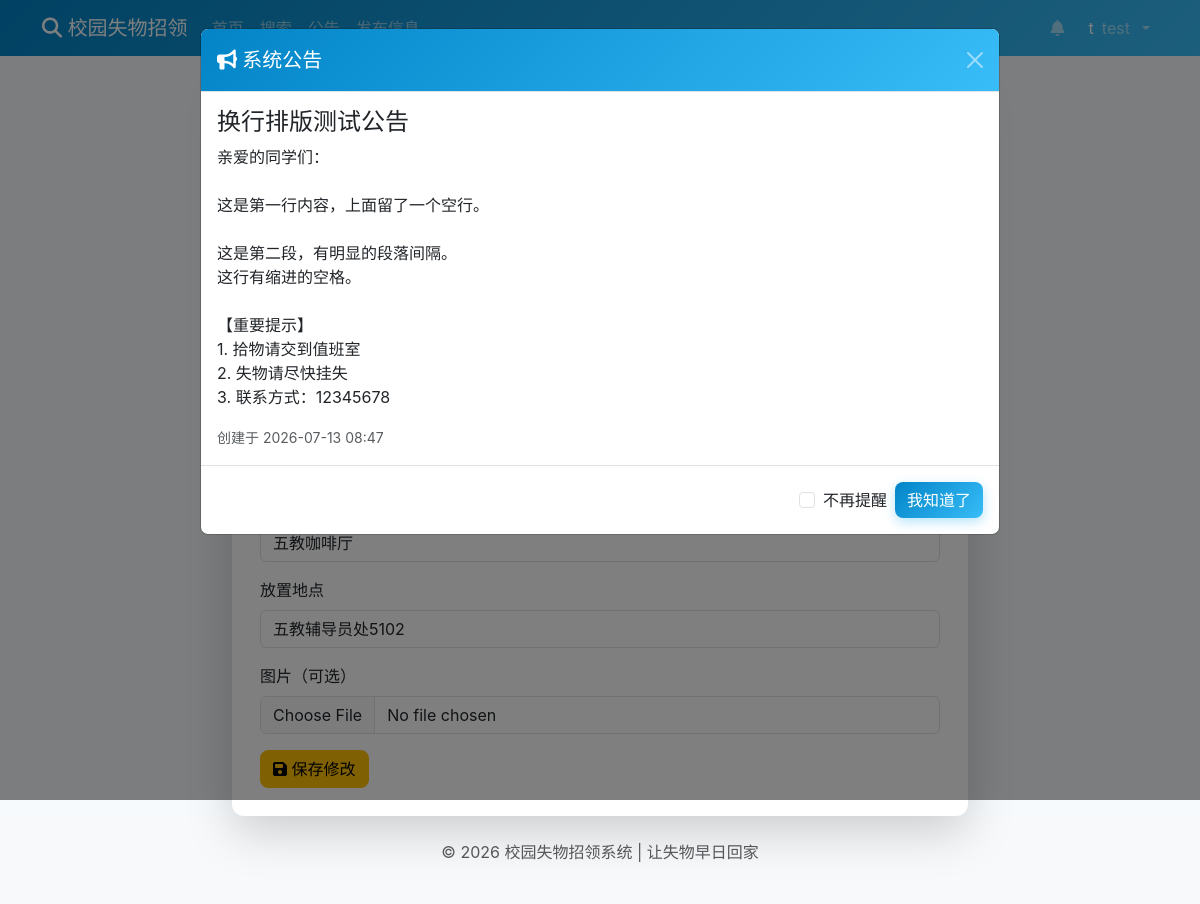
/post/16/edit (signed in), run on an earlier commit of the app's database.
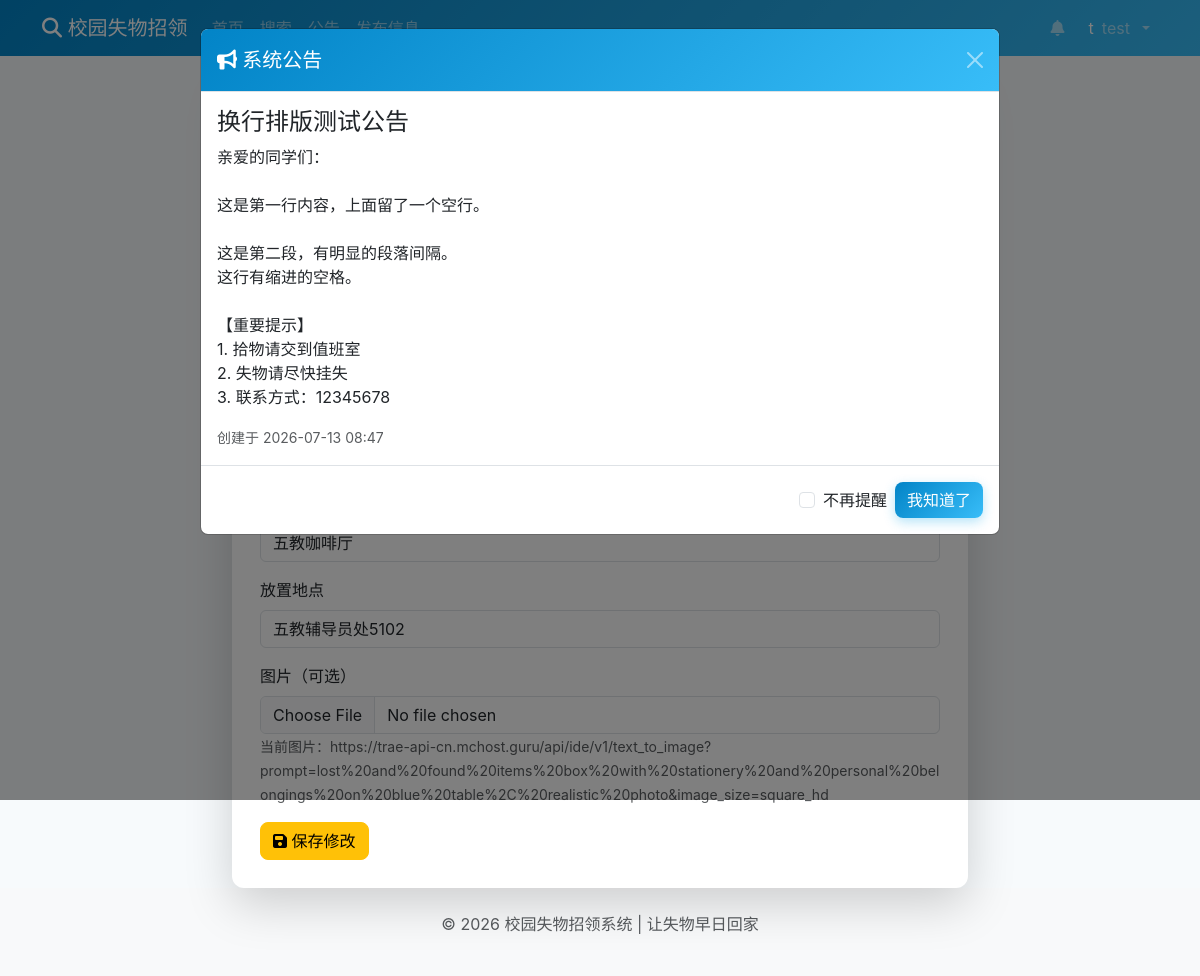
And on a later commit of the database.
### models.py (models this page shows, shortened)
class User(UserMixin, db.Model):
    id = db.Column(db.Integer, primary_key=True)
    username = db.Column(db.String(80), unique=True, nullable=False)
    password_hash = db.Column(db.String(120), nullable=False)
    role = db.Column(db.String(20), default='user')
    created_at = db.Column(db.DateTime, default=datetime.now)

class Post(db.Model):
    id = db.Column(db.Integer, primary_key=True)
    title = db.Column(db.String(100), nullable=False)
    description = db.Column(db.Text, nullable=False)
    pickup_time = db.Column(db.String(50), nullable=False)
    location = db.Column(db.String(100), nullable=False)
    place_location = db.Column(db.String(100), nullable=False)
    image = db.Column(db.String(200))
    author_id = db.Column(db.Integer, db.ForeignKey('user.id', ondelete='CASCADE'), nullable=False)
    post_type = db.Column(db.String(10), default='found')
    status = db.Column(db.String(20), default='pending')
    created_at = db.Column(db.DateTime, default=datetime.now)
    view_count = db.Column(db.Integer, default=0)
    author = db.relationship('User', backref=db.backref('posts', lazy=True))

### routes/post.py (the view, shortened to what this page needs)
@post_bp.route('/post/<int:post_id>/edit', methods=['GET', 'POST'])
@login_required
def edit_post(post_id):
    post = Post.query.get_or_404(post_id)
    if post.author_id != current_user.id:
        flash('无权编辑此信息', 'danger')
        return redirect(url_for('post.post_detail', post_id=post_id))
    return render_template('edit_post.html', post=post)

### config.py (called while the page is built)
def init_login_manager(app):
    login_manager = LoginManager(app)
    login_manager.login_view = 'auth.login'
    @login_manager.user_loader
    def load_user(user_id):
        return User.query.get(int(user_id))
    return login_manager

### templates/edit_post.html (shortened to what this page needs)
{% extends "base.html" %}
{% block content %}
<div class="row justify-content-center">
    <div class="col-md-8">
        <div class="card shadow-lg">
            <div class="card-header bg-warning text-white">
                <h4> 编辑拾物信息</h4>
            </div>
            <div class="card-body">
                <form method="POST" action="{{ url_for('post.edit_post', post_id=post.id) }}" enctype="multipart/form-data">
                    <div class="mb-3">
                        <label for="title" class="form-label">标题</label>
                    </div>
                    <div class="mb-3">
                        <label for="description" class="form-label">详细描述</label>
                    </div>
                    <div class="mb-3">
                        <label for="pickup_time" class="form-label">拾取时间</label>
                    </div>
                    <div class="mb-3">
                        <label for="location" class="form-label">拾取地点</label>
                        <input type="text" class="form-control" id="location" name="location" value="{{ post.location }}" required>
                    </div>
                    <div class="mb-3">
                        <label for="place_location" class="form-label">放置地点</label>
                        <input type="text" class="form-control" id="place_location" name="place_location" value="{{ post.place_location }}" required>
                    </div>
                    <div class="mb-3">
                        <label for="image" class="form-label">图片（可选）</label>
                        <input type="file" class="form-control" id="image" name="image" accept="image/*">
                        {% if post.image %}
                        <small class="text-muted">当前图片：{{ post.image }}</small>
                        {% endif %}
                    </div>
                    <button type="submit" class="btn btn-warning">
                        <i class="fas fa-save"></i> 保存修改
                    </button>
                    <a href="{{ url_for('post.post_detail', post_id=post.id) }}" class="btn btn-secondary ms-2">取消</a>
                </form>
            </div>
        </div>
    </div>
</div>
{% endblock %}

### templates/base.html (shortened to what this page needs)
<!DOCTYPE html>
<html lang="zh-CN">
<head>
    <link href="https://cdn.jsdelivr.net/npm/bootstrap@5.3.0/dist/css/bootstrap.min.css" rel="stylesheet">
    <link href="https://cdnjs.cloudflare.com/ajax/libs/font-awesome/6.4.0/css/all.min.css" rel="stylesheet">
    <link rel="stylesheet" href="{{ url_for('static', filename='css/style.css') }}">
</head>
<body>
    <nav class="navbar navbar-expand-lg navbar-dark" style="background: var(--gradient-sky);">
        <div class="container">
            <a class="navbar-brand" href="{{ url_for('main.index') }}">
                <i class="fas fa-search"></i> 校园失物招领
            </a>
            <div class="collapse navbar-collapse" id="navbarNav">
                <ul class="navbar-nav me-auto">
                    <li class="nav-item">
                        <a class="nav-link {% if request.path == '/' %}active{% endif %}" href="{{ url_for('main.index') }}">首页</a>
                    </li>
                    <li class="nav-item">
                        <a class="nav-link" href="{{ url_for('main.search') }}">搜索</a>
                    </li>
                    <li class="nav-item">
                        <a class="nav-link" href="{{ url_for('notice.notices_page') }}">公告</a>
                    </li>
                    {% if current_user.is_authenticated %}
                    <li class="nav-item">
                        <a class="nav-link" href="{{ url_for('post.publish') }}">发布信息</a>
                    </li>
                    {% endif %}
                </ul>
                <ul class="navbar-nav ms-auto">
                    {% if current_user.is_authenticated %}
                    <li class="nav-item me-2">
                        <a class="nav-link position-relative" href="{{ url_for('notification.notifications_page') }}" id="notificationBell">
                            <i class="fas fa-bell"></i>
                        </a>
                    </li>
                    <li class="nav-item dropdown">
                        <a class="nav-link dropdown-toggle d-flex align-items-center gap-2" href="#" role="button" data-bs-toggle="dropdown">
                            <div class="w-8 h-8 rounded-full bg-white/20 flex items-center justify-center text-white font-semibold">
                                {{ current_user.username[:1] }}
                            </div>
                            <span>{{ current_user.username }}</span>
                        </a>
                    </li>
                    {% endif %}
                </ul>
            </div>
        </div>
    </nav>
    <main class="container mt-4">
        {% block content %}{% endblock %}
    </main>
    <footer class="bg-light py-4 mt-8">
        <div class="container text-center text-muted">
            <p>&copy; 2026 校园失物招领系统 | 让失物早日回家</p>
        </div>
    </footer>
    <div class="modal fade" id="noticeModal" tabindex="-1" aria-labelledby="noticeModalLabel" aria-hidden="true">
        <div class="modal-dialog modal-lg">
            <div class="modal-content">
                <div class="modal-header bg-info text-white">
                    <h5 class="modal-title" id="noticeModalLabel"><i class="fas fa-bullhorn"></i> 系统公告</h5>
                    <button type="button" class="btn-close btn-close-white" data-bs-dismiss="modal" aria-label="Close"></button>
                </div>
                <div class="modal-body">
                    <div id="noticeContent"></div>
                </div>
                <div class="modal-footer">
                    <div class="form-check">
                        <input class="form-check-input" type="checkbox" id="dontShowAgain">
                        <label class="form-check-label" for="dontShowAgain">不再提醒</label>
                    </div>
                    <button type="button" class="btn btn-primary" data-bs-dismiss="modal">我知道了</button>
                </div>
            </div>
        </div>
    </div>
</body>
</html>

### static/css/style.css (style rules this page uses)
:root { --primary-color: #0ea5e9; --primary-light: #38bdf8; --primary-dark: #0284c7; --secondary-color: #0284c7; --found-color: #22C55E; --lost-color: #D69E2E; --bg-card: #ffffff; --bg-card-alt: #f8f9fa; --text-primary: #1F2937; --text-secondary: #4A5568; --text-muted: #A0AEC0; --border-color: #E5E7EB; --bs-primary: #0ea5e9 !important; --bs-primary-rgb: 14, 165, 233 !important; --bs-link-color: #38bdf8; --bs-link-hover-color: #0284c7; --gradient-sky: linear-gradient(135deg, #0284c7 0%, #38bdf8 100%); }
.btn-primary { --bs-btn-bg: var(--primary-color) !important; --bs-btn-border-color: var(--primary-color) !important; --bs-btn-hover-bg: var(--primary-dark) !important; --bs-btn-hover-border-color: var(--primary-dark) !important; --bs-btn-active-bg: var(--primary-dark) !important; --bs-btn-active-border-color: var(--primary-dark) !important; --bs-btn-disabled-bg: var(--primary-color) !important; --bs-btn-disabled-border-color: var(--primary-color) !important; background: var(--gradient-sky) !important; border: none !important; box-shadow: 0 4px 12px rgba(14, 165, 233, 0.3); }
.bg-info { background: var(--gradient-sky) !important; color: #fff !important; }
.bg-info .text-white, .bg-info.text-white { color: #fff !important; }
body { min-height: 100vh; display: flex; flex-direction: column; background-color: #F7FAFC; font-family: -apple-system, BlinkMacSystemFont, 'Segoe UI', Roboto, 'Helvetica Neue', Arial, sans-serif; }
main { flex: 1; }
.card { transition: transform 0.3s ease, box-shadow 0.3s ease; border-radius: 12px; border: none; box-shadow: 0 4px 16px rgba(0, 0, 0, 0.04); position: relative; overflow: hidden; }
.card::before { content: ''; position: absolute; top: 0; left: 0; right: 0; height: 3px; background: linear-gradient(90deg, var(--primary-color) 0%, var(--primary-light) 50%, var(--primary-color) 100%); z-index: 1; }
.card-body { padding: 1.75rem; }
.btn { transition: all 0.3s ease; border-radius: 8px; }
.btn-secondary { background: rgba(255, 255, 255, 0.2) !important; border: 1px solid rgba(255, 255, 255, 0.3) !important; color: white !important; }

What changed in the data, as far as the page shows it:
changed Post "五教咖啡厅": image (not shown) → "https://trae-api-cn.mchost.guru/api/ide/v1/text_to_image?prompt=lost%20and%20found%20items%20box%20with%20stationery%20and%20personal%20belongings%20on%20blue%20table%2C%20realistic%20photo&image_size=square_hd"
Also different on the page:
text now shown: "当前图片："
